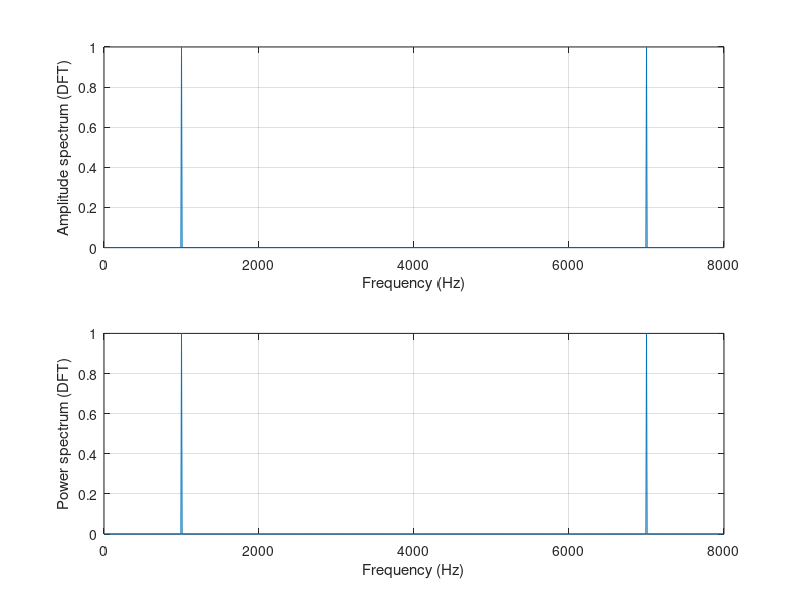
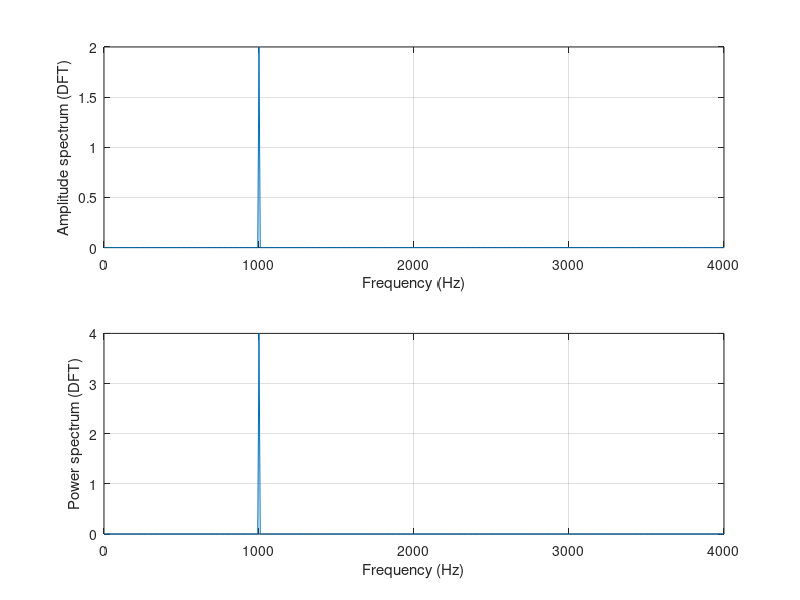
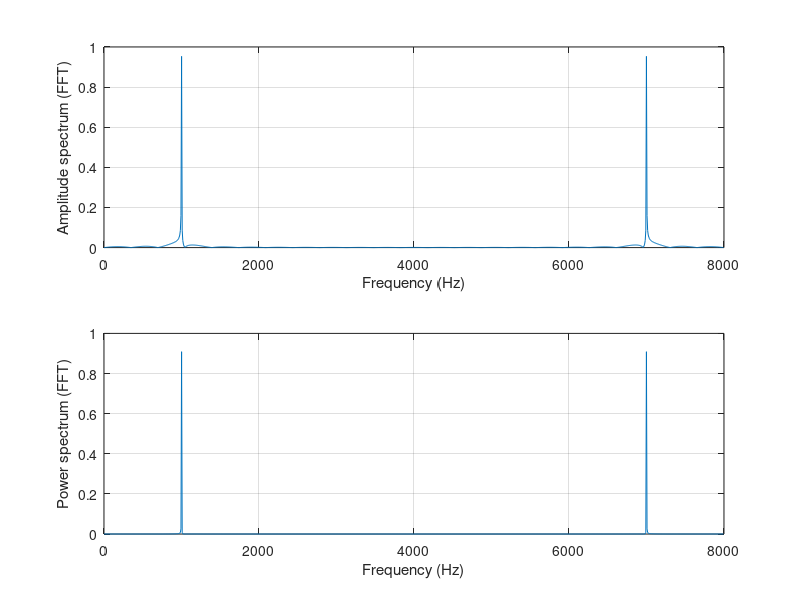
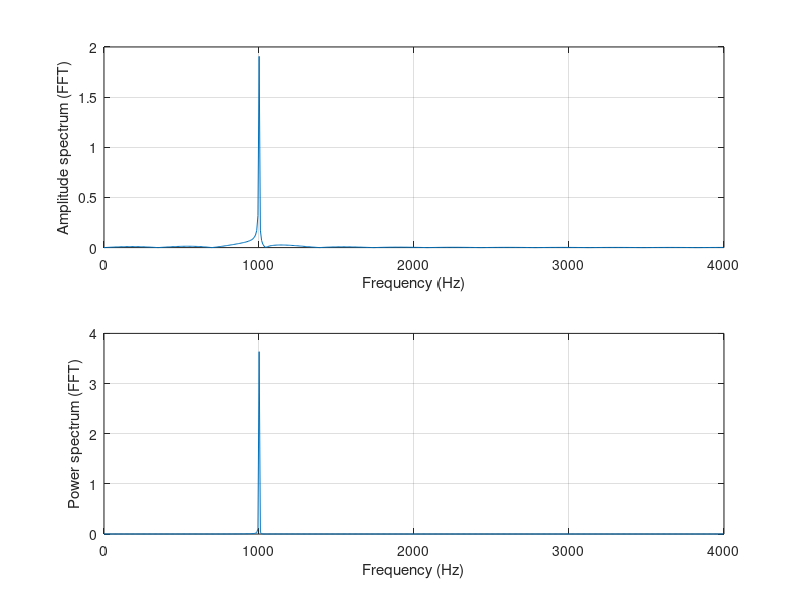

These charts were generated, in order, by the following MATLAB code:
% Example 4.8
close all;clear all
% Generate the sine wave sequence
fs=8000; % Sampling rate
N=1000; % Number of data points
x=2*sin(2000*pi*[0:1:N-1]/fs);
% Apply the DFT algorithm
figure(1)
xf=abs(fft(x))/N; % Compute the amplitude spectrum
P=xf.*xf; % Compute power spectrum
f=[0:1:N-1]*fs/N; % Map the frequency bin to frequency (Hz)
subplot(2,1,1); plot(f,xf);grid
xlabel('Frequency (Hz)'); ylabel('Amplitude spectrum (DFT)');
subplot(2,1,2);plot(f,P);grid
xlabel('Frequency (Hz)'); ylabel('Power spectrum (DFT)');
figure(2)
% Convert it to one side spectrum
xf(2:N)=2*xf(2:N); % Get the single-side spectrum
P=xf.*xf; % Calculate the power spectrum
f=[0:1:N/2]*fs/N % Frequencies up to the folding frequency
subplot(2,1,1); plot(f,xf(1:N/2+1));grid
xlabel('Frequency (Hz)'); ylabel('Amplitude spectrum (DFT)');
subplot(2,1,2);plot(f,P(1:N/2+1));grid
xlabel('Frequency (Hz)'); ylabel('Power spectrum (DFT)');
figure (3)
% Zero padding to the length of 1024
x=[x,zeros(1,23)];
N=length(x);
xf=abs(fft(x))/N; % Compute amplitude spectrum with zero padding
P=xf.*xf; % Compute power spectrum
f=[0:1:N-1]*fs/N; % Map frequency bin to frequency (Hz)
subplot(2,1,1); plot(f,xf);grid
xlabel('Frequency (Hz)'); ylabel('Amplitude spectrum (FFT)');
subplot(2,1,2);plot(f,P);grid
xlabel('Frequency (Hz)'); ylabel('Power spectrum (FFT)');
figure(4)
% Convert it to one side spectrum
xf(2:N)=2*xf(2:N);
P=xf.*xf;
f=[0:1:N/2]*fs/N;
subplot(2,1,1); plot(f,xf(1:N/2+1));grid
xlabel('Frequency (Hz)'); ylabel('Amplitude spectrum (FFT)');
subplot(2,1,2);plot(f,P(1:N/2+1));grid
xlabel('Frequency (Hz)'); ylabel('Power spectrum (FFT)');